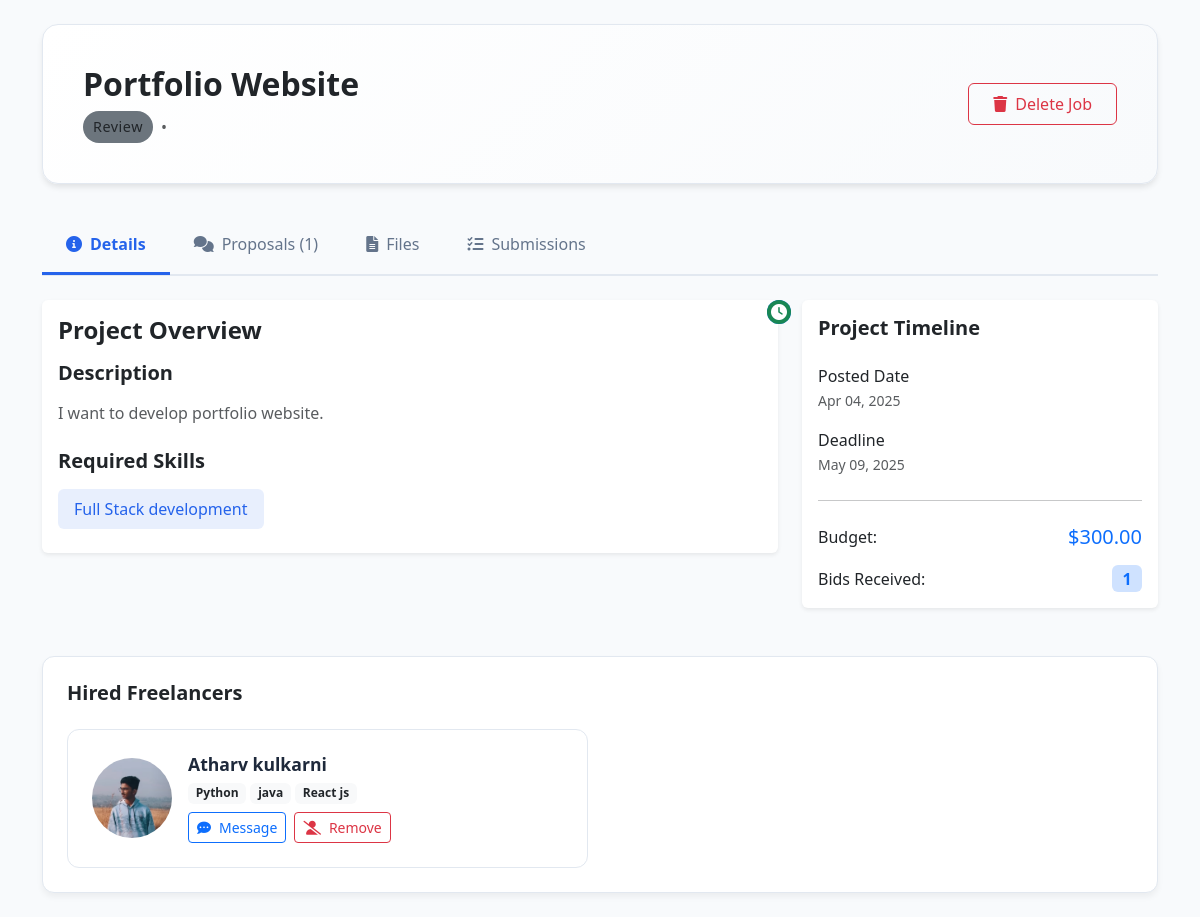
The app's page /PHPUIFiles/job_details.php?id=2 (signed in) with its own data.
### tables this page shows
CREATE TABLE "jobs" (
	"id"	INTEGER,
	"username"	TEXT NOT NULL,
	"job_title"	TEXT NOT NULL,
	"job_category"	NUMERIC NOT NULL,
	"job_description"	NUMERIC NOT NULL,
	"primary_skill"	TEXT NOT NULL,
	"additional_skills"	NUMERIC,
	"experience_level"	TEXT NOT NULL,
	"budget"	REAL NOT NULL,
	"deadline"	DATE NOT NULL,
	"attachments"	TEXT,
	"additional_questions"	TEXT,
	"status"	TEXT DEFAULT 'Open',
	"NoOfbidsReceived"	INTEGER DEFAULT 0,
	"posted_date"	DATETIME DEFAULT CURRENT_TIMESTAMP, user_id INTEGER,
	PRIMARY KEY("id" AUTOINCREMENT)
);

### PHPUIFiles/job_details.php (the view, shortened to what this page needs)
<?php
$db = new SQLite3('C:\xampp\htdocs\FreelanceMarketplace\Connection\Freelance_db.db');
$job_id = $_GET['id'] ?? 0;
$username = $_SESSION["username"] ?? '';
$jobQuery = $db->prepare("SELECT * FROM jobs WHERE id = :id AND username = :username");
$jobQuery->bindValue(':id', $job_id, SQLITE3_INTEGER);
$jobQuery->bindValue(':username', $username, SQLITE3_TEXT);
$jobResult = $jobQuery->execute();
$job = $jobResult->fetchArray(SQLITE3_ASSOC);
$proposalsQuery = $db->prepare("SELECT COUNT(*) as count FROM proposals WHERE job_id = :job_id");
$proposalsQuery->bindValue(':job_id', $job_id, SQLITE3_INTEGER);
$countResult = $proposalsQuery->execute()->fetchArray(SQLITE3_ASSOC);
$proposalsCount = $countResult['count'] ?? 0;
$hiredFreelancersQuery = $db->prepare("
    SELECT
        orders.id as order_id,
        freelancers.id AS freelancer_id,
        freelancers.name AS freelancer_name,
        freelancers.profile_picture AS freelancer_profile_picture,
        freelancers.skills AS freelancer_skills,
        orders.status as order_status
    FROM orders
    INNER JOIN freelancers ON orders.freelancer_id = freelancers.id
    WHERE orders.job_id = :job_id
");
$hiredFreelancersQuery->bindValue(':job_id', $job_id, SQLITE3_INTEGER);
$hiredFreelancersResult = $hiredFreelancersQuery->execute();
$hiredFreelancers = [];
while ($row = $hiredFreelancersResult->fetchArray(SQLITE3_ASSOC)) {
    $hiredFreelancers[] = $row;
}
$submissionsQuery = $db->prepare("
    SELECT
        work_submissions.*,
        freelancers.name AS freelancer_name,
        freelancers.profile_picture AS freelancer_profile_picture
    FROM work_submissions
    INNER JOIN freelancers ON work_submissions.freelancer_id = freelancers.id
    WHERE work_submissions.job_id = :job_id
    ORDER BY work_submissions.submission_date DESC
");
$submissionsQuery->bindValue(':job_id', $job_id, SQLITE3_INTEGER);
$submissionsResult = $submissionsQuery->execute();
$submissions = [];
while ($row = $submissionsResult->fetchArray(SQLITE3_ASSOC)) {
    $submissions[] = $row;
}
?>
<!DOCTYPE html>
<html lang="en">
<head>
    <link rel="stylesheet" href="https://cdn.jsdelivr.net/npm/bootstrap@5.3.0/dist/css/bootstrap.min.css">
    <link rel="stylesheet" href="https://cdnjs.cloudflare.com/ajax/libs/font-awesome/6.0.0-beta3/css/all.min.css">
    <link rel="stylesheet" href="../CSS files/job-details.css">
</head>
<body>
    <div class="container-lg py-4">
        <div class="job-header d-flex flex-column flex-md-row justify-content-between align-items-start align-items-md-center">
            <div class="mb-3 mb-md-0">
                <h1 class="h2 fw-bold mb-2"><?= htmlspecialchars($job['job_title']) ?></h1>
                <div class="d-flex align-items-center gap-2">
                    <span class="status-badge bg-<?= $job['status'] === 'Open' ? 'success' : ($job['status'] === 'Completed' ? 'primary' : 'secondary') ?>">
                        <?= htmlspecialchars($job['status']) ?>
                    </span>
                    <span class="text-muted">•</span>
                </div>
            </div>
            <div class="job-status-controls d-flex gap-2">
                <?php if($job['status'] != 'Completed'): ?>
                    <form method="POST"
                          onsubmit="return confirm('Are you sure you want to delete this job? This cannot be undone!')">
                        <button type="submit" name="delete_job" class="btn btn-outline-danger px-4 py-2">
                            <i class="fas fa-trash me-2"></i>Delete Job
                        </button>
                    </form>
                <?php endif; ?>
            </div>
        </div>
        <ul class="nav nav-tabs" id="jobTabs" role="tablist">
            <li class="nav-item" role="presentation">
                <button class="nav-link active" id="details-tab" data-bs-toggle="tab"
                        data-bs-target="#details" type="button" role="tab"
                        aria-controls="details" aria-selected="true">
                    <i class="fas fa-info-circle me-2"></i>Details
                </button>
            </li>
            <li class="nav-item" role="presentation">
                <button class="nav-link" id="proposals-tab" data-bs-toggle="tab"
                        data-bs-target="#proposals" type="button" role="tab"
                        aria-controls="proposals" aria-selected="false">
                    <i class="fas fa-comments me-2"></i>Proposals (<?= $proposalsCount ?>)
                </button>
            </li>
            <li class="nav-item" role="presentation">
                <button class="nav-link" id="files-tab" data-bs-toggle="tab"
                        data-bs-target="#files" type="button" role="tab"
                        aria-controls="files" aria-selected="false">
                    <i class="fas fa-file-alt me-2"></i>Files
                </button>
            </li>
            <?php if (!empty($hiredFreelancers) || !empty($submissions)): ?>
                <li class="nav-item" role="presentation">
                    <button class="nav-link" id="submissions-tab" data-bs-toggle="tab"
                            data-bs-target="#submissions" type="button" role="tab"
                            aria-controls="submissions" aria-selected="false">
                        <i class="fas fa-tasks me-2"></i>Submissions
                    </button>
                </li>
            <?php endif; ?>
        </ul>
        <div class="tab-content mt-4">
            <div class="tab-pane fade show active" id="details" role="tabpanel" aria-labelledby="details-tab">
                <div class="row g-4">
                    <div class="col-lg-8">
                        <div class="card border-0 shadow-sm">
                            <div class="card-body">
                                <h4 class="card-title mb-3 fw-semibold">Project Overview</h4>
                                <div class="mb-4">
                                    <h5 class="fw-semibold mb-3">Description</h5>
                                    <p class="text-muted line-height-lg"><?= nl2br(htmlspecialchars($job['job_description'])) ?></p>
                                </div>
                                <h5 class="fw-semibold mb-3">Required Skills</h5>
                                <div class="d-flex flex-wrap gap-2">
                                    <?php foreach (explode(',', $job['primary_skill']) as $skill): ?>
                                        <span class="skill-badge"><?= trim($skill) ?></span>
                                    <?php endforeach; ?>
                                </div>
                            </div>
                        </div>
                    </div>
                    <div class="col-lg-4">
                        <div class="card border-0 shadow-sm">
                            <div class="card-body">
                                <h5 class="fw-semibold mb-4">Project Timeline</h5>
                                <div class="d-flex flex-column gap-3">
                                    <div class="d-flex align-items-center gap-3">
                                        <div class="timeline-badge">
                                        </div>
                                        <div>
                                            <p class="mb-0 fw-medium">Posted Date</p>
                                            <small class="text-muted"><?= date('M d, Y', strtotime($job['posted_date'])) ?></small>
                                        </div>
                                    </div>
                                    <div class="d-flex align-items-center gap-3">
                                        <div class="timeline-badge bg-success">
                                            <i class="fas fa-clock"></i>
                                        </div>
                                        <div>
                                            <p class="mb-0 fw-medium">Deadline</p>
                                            <small class="text-muted"><?= date('M d, Y', strtotime($job['deadline'])) ?></small>
                                        </div>
                                    </div>
                                </div>
                                <hr class="my-4">
                                <div class="d-flex justify-content-between align-items-center mb-3">
                                    <span class="fw-medium">Budget:</span>
                                    <span class="h5 text-primary mb-0">$<?= number_format($job['budget'], 2) ?></span>
                                </div>
                                <div class="d-flex justify-content-between align-items-center">
                                    <span class="fw-medium">Bids Received:</span>
                                    <span class="badge bg-primary-subtle text-primary fs-6"> <?php echo $proposalsCount?> </span>
                                </div>
                            </div>
                        </div>
                    </div>
                </div>
                <?php if (!empty($hiredFreelancers)): ?>
                    <div class="hired-freelancers mt-5">
                        <h5 class="fw-semibold mb-4">Hired Freelancers</h5>
                        <div class="row g-4">
                            <?php foreach ($hiredFreelancers as $freelancer): ?>
                                <div class="col-12 col-md-6">
                                    <div class="freelancer-card">
                                        <div class="d-flex align-items-center gap-3">
                                            <div class="flex-shrink-0">
                                                <?php if (!empty($freelancer['freelancer_profile_picture'])): ?>
                                                    <img src="<?= htmlspecialchars($freelancer['freelancer_profile_picture']) ?>"
                                                         class="freelancer-avatar" alt="Freelancer">
                                                <?php else: ?>
                                                    <div class="freelancer-avatar bg-primary bg-opacity-10 d-flex align-items-center justify-content-center">
                                                        <i class="fas fa-user text-primary fs-4"></i>
                                                    </div>
                                                <?php endif; ?>
                                            </div>
                                            <div class="flex-grow-1">
                                                <h6><?= htmlspecialchars($freelancer['freelancer_name']) ?></h6>
                                                <div class="d-flex flex-wrap gap-1 mb-2">
                                                    <?php foreach (explode(',', $freelancer['freelancer_skills']) as $skill): ?>
                                                        <span class="badge bg-light text-dark"><?= trim($skill) ?></span>
                                                    <?php endforeach; ?>
                                                </div>
                                                <div class="d-flex gap-2">
                                                    <a href="messages.php?freelancer_id=<?= $freelancer['freelancer_id'] ?>" class="btn btn-sm btn-outline-primary">
                                                        <i class="fas fa-comment-dots me-2"></i>Message
                                                    </a>
                                                    <?php if ($freelancer['order_status'] != 'Completed'): ?>
                                                        <a href="#" class="btn btn-sm btn-outline-danger" data-bs-toggle="modal" data-bs-target="#fireFreelancerModal"
                                                           data-freelancer-id="<?= $freelancer['freelancer_id'] ?>" data-order-id="<?= $freelancer['order_id'] ?>">
                                                            <i class="fas fa-user-slash me-2"></i>Remove
                                                        </a>
                                                    <?php endif; ?>
                                                </div>
                                            </div>
                                        </div>
                                    </div>
                                </div>
                            <?php endforeach; ?>
                        </div>
                    </div>
                <?php endif; ?>
            </div>
        </div>
    </div>
</body>
</html>

### CSS files/job-details.css (style rules this page uses)
:root { --primary-color: #2563eb; --secondary-color: #4f46e5; --success-color: #22c55e; --danger-color: #ef4444; }
body { background-color: #f8fafc; font-family: 'Segoe UI', system-ui, sans-serif; }
.job-header { background: linear-gradient(135deg, #ffffff 0%, #f8fafc 100%); padding: 2.5rem; border-radius: 16px; margin-bottom: 2rem; box-shadow: 0 4px 6px -1px rgba(0, 0, 0, 0.1); border: 1px solid #e2e8f0; }
.status-badge { font-size: 0.9rem; padding: 0.5rem 1.25rem; border-radius: 9999px; font-weight: 600; letter-spacing: 0.5px; }
.nav-tabs { border-bottom: 2px solid #e2e8f0; }
.nav-tabs .nav-link { color: #64748b; border: none; padding: 1rem 1.5rem; transition: all 0.2s ease; }
.nav-tabs .nav-link.active { color: var(--primary-color); font-weight: 600; background: transparent; border-bottom: 3px solid var(--primary-color); }
.skill-badge { background: rgba(37, 99, 235, 0.1); color: var(--primary-color); padding: 0.5rem 1rem; border-radius: 6px; font-weight: 500; }
.timeline-badge { width: 40px; height: 40px; border-radius: 50%; background: var(--primary-color); color: white; display: flex; align-items: center; justify-content: center; }
.job-status-controls .btn { min-width: 120px; transition: all 0.3s ease; }
.freelancer-avatar { width: 64px; height: 64px; object-fit: cover; }
.skill-badge { background: rgba(37, 99, 235, 0.1); color: var(--primary-color); padding: 0.5rem 1rem; border-radius: 6px; font-weight: 500; margin-right: 0.5rem; margin-bottom: 0.5rem; display: inline-block; }
.hired-freelancers { background: white; padding: 1.5rem; border-radius: 12px; box-shadow: 0 4px 6px rgba(0, 0, 0, 0.05); border: 1px solid #e2e8f0; }
.freelancer-card { background: white; padding: 1.5rem; border-radius: 12px; border: 1px solid #e2e8f0; transition: transform 0.2s ease, box-shadow 0.2s ease; }
.freelancer-avatar { width: 80px; height: 80px; object-fit: cover; border-radius: 50%; }
.freelancer-card h6 { font-size: 1.1rem; font-weight: 600; margin-bottom: 0.5rem; color: #1e293b; }

### PHPUIFiles/job_details.php (style rules this page uses)
.status-badge { padding: 5px 10px; border-radius: 20px; font-size: 0.9rem; font-weight: 500; }
.timeline-badge { position: absolute; left: -35px; top: 0; width: 24px; height: 24px; border-radius: 50%; background: #0d6efd; display: flex; align-items: center; justify-content: center; color: white; }

### records on screen
jobs: job_title "Portfolio Website", status "Review", job_description "I want to develop portfolio website.", primary_skill "Full Stack development", posted_date "Apr 04, 2025", deadline "May 09, 2025", budget "300.00"

### other values on screen
$proposalsCount "1"
$freelancer['freelancer_name'] "Atharv kulkarni"
$skill "Python"
$skill "java"
$skill "React js"
